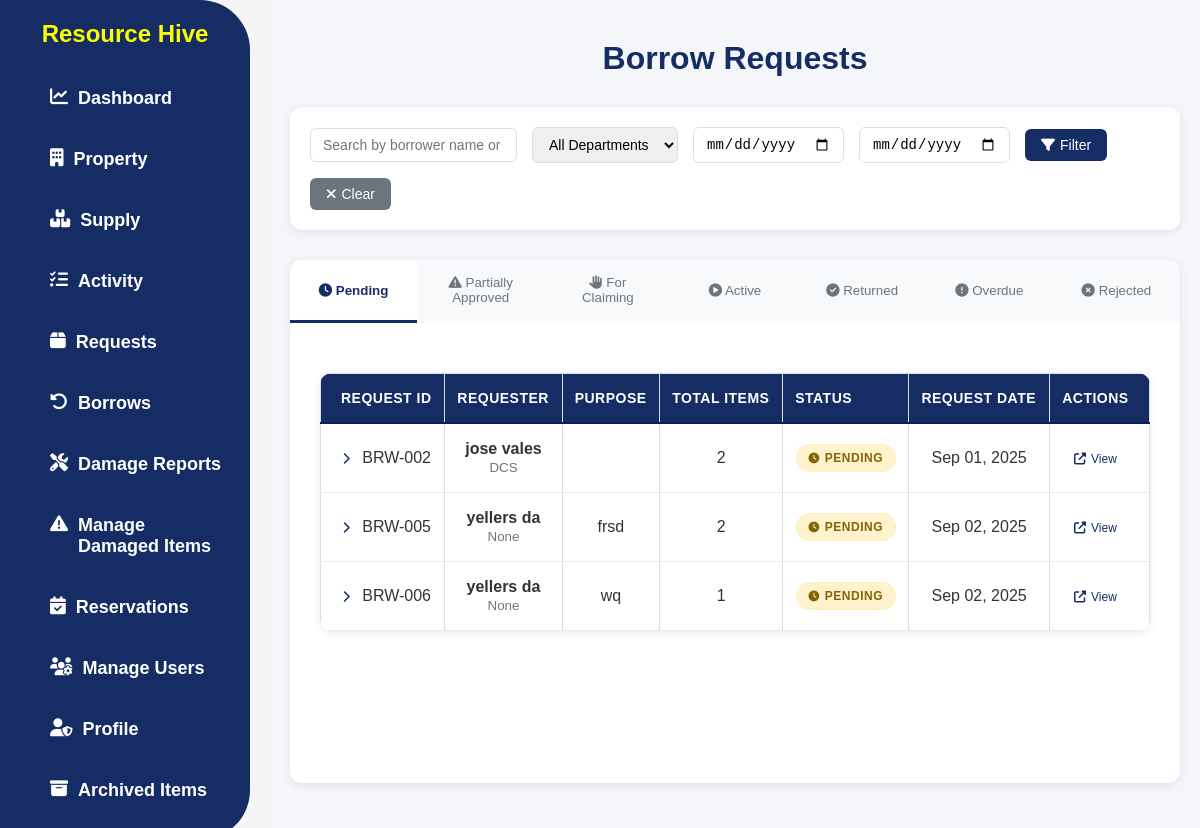
The app's page /my-borrow-requests/ (signed in), older data.
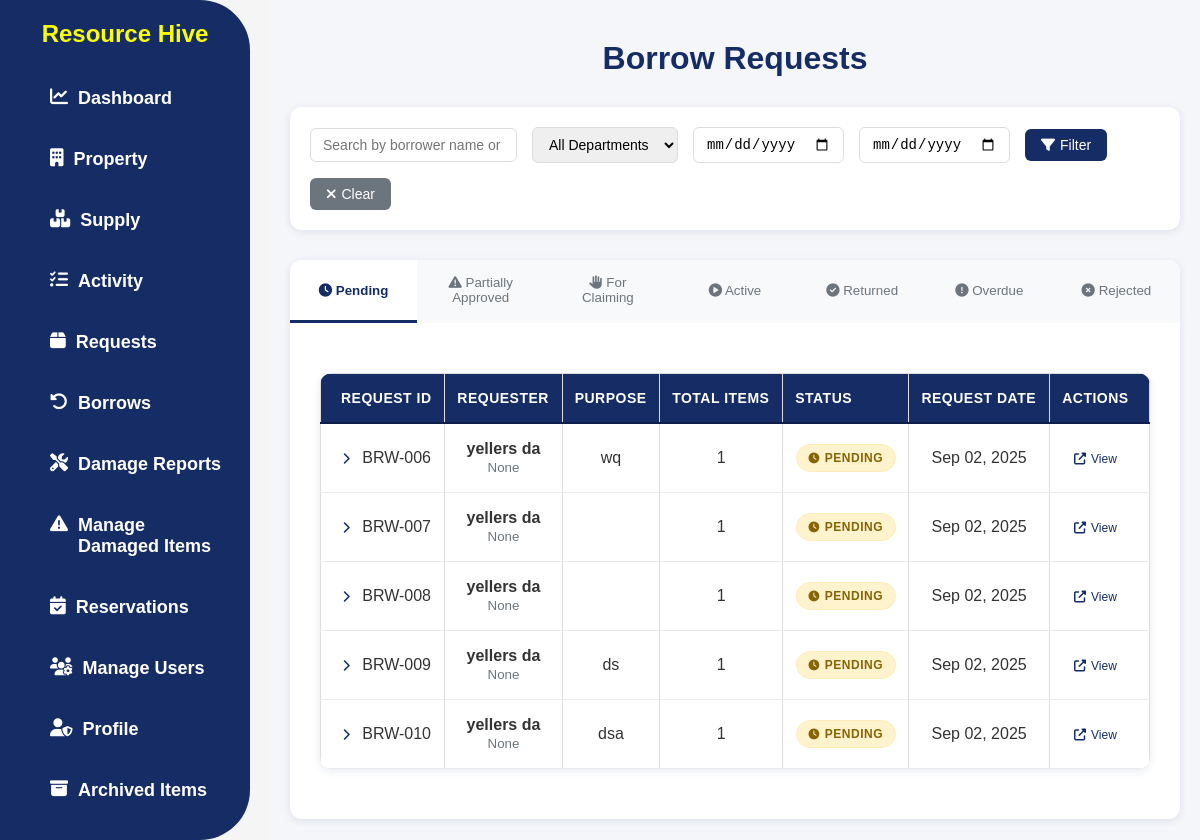
The same page, newer data.
### app/models.py (models this page shows, shortened)
class BorrowRequestBatch(models.Model):
    STATUS_CHOICES = [
        ('pending', 'Pending'),
        ('approved', 'Approved'),
        ('rejected', 'Rejected'),
        ('partially_approved', 'Partially Approved'),
        ('for_claiming', 'For Claiming'),
        ('active', 'Active'),
        ('returned', 'Returned'),
        ('overdue', 'Overdue'),
        ('completed', 'Completed'),
    ]
    user = models.ForeignKey(User, on_delete=models.CASCADE)
    request_date = models.DateTimeField(auto_now_add=True)
    purpose = models.TextField()
    status = models.CharField(max_length=20, choices=STATUS_CHOICES, default='pending')
    approved_date = models.DateTimeField(null=True, blank=True)
    claimed_date = models.DateTimeField(null=True, blank=True)
    returned_date = models.DateTimeField(null=True, blank=True)
    completed_date = models.DateTimeField(null=True, blank=True)
    claimed_by = models.ForeignKey(User, on_delete=models.SET_NULL, null=True, blank=True, related_name='claimed_borrow_requests')
    remarks = models.TextField(blank=True, null=True)
    class Meta:
        ordering = ['-request_date']
    @property
    def total_items(self):
        return self.items.count()
    @property
    def latest_return_date(self):
        return_dates = [item.return_date for item in self.items.all() if item.return_date]
        return max(return_dates) if return_dates else None
    def save(self, *args, **kwargs):
        is_new = self.pk is None
        try:
            old_instance = BorrowRequestBatch.objects.get(pk=self.pk)
            old_status = old_instance.status
        except BorrowRequestBatch.DoesNotExist:
            old_status = None
        super().save(*args, **kwargs)
        if old_status != self.status:
            if self.status == 'active':
                for item in self.items.filter(status='approved'):
                    item.property.quantity -= item.quantity
                    item.property.save()
                    item.status = 'active'
                    item.save()
                Notification.objects.create(
                    user=self.user,
                    message=f"Your borrow request batch #{self.id} is now active.",
                    remarks=f"Items have been claimed. Please return by: {self.latest_return_date}"
                )
            elif self.status == 'returned':
                for item in self.items.filter(status='active'):
                    item.property.quantity += item.quantity
                    item.property.save()
                    item.status = 'returned'
                    item.actual_return_date = timezone.now().date()
                    item.save()
                Notification.objects.create(
                    user=self.user,
                    message=f"Your borrow request batch #{self.id} has been marked as returned.",
                    remarks="Thank you for returning all items."
                )
    @classmethod
    def check_overdue_batches(cls):
        today = timezone.now().date()
        active_batches = cls.objects.filter(status='active')
        for batch in active_batches:
            overdue_items = batch.items.filter(
                status='active',
                return_date__lt=today
            )
            if overdue_items.exists():
                batch.status = 'overdue'
                batch.save()
                overdue_items.update(status='overdue')

class UserProfile(models.Model):
    user = models.OneToOneField(User, on_delete=models.CASCADE)
    ROLE_CHOICES = [
        ('ADMIN', 'ADMIN'),
        ('USER', 'USER'),
    ]
    role = models.CharField(max_length=20, choices=ROLE_CHOICES)
    department = models.ForeignKey(Department, on_delete=models.SET_NULL, null=True, blank=True)
    phone = models.CharField(max_length=20, blank=True, null=True)

class Department(models.Model):
    name = models.CharField(max_length=100, unique=True)
    def __str__(self):
        return self.name

### app/views.py (the view, shortened to what this page needs)
# urls.py: path('my-borrow-requests/', UserBorrowRequestBatchListView.as_view(), name='user_borrow_requests'),
class UserBorrowRequestBatchListView(LoginRequiredMixin, ListView):
    model = BorrowRequestBatch
    template_name = 'app/borrow_batch.html'
    context_object_name = 'batch_requests'
    paginate_by = 10
    def get_queryset(self):
        BorrowRequestBatch.check_overdue_batches()
        queryset = BorrowRequestBatch.objects \
            .select_related('user', 'user__userprofile', 'claimed_by') \
            .prefetch_related('items__property') \
            .order_by('request_date')
        if self.request.user.has_perm('app.view_admin_module'):
            return queryset
        else:
            return queryset.filter(user=self.request.user)
    def get_context_data(self, **kwargs):
        context = super().get_context_data(**kwargs)
        current_tab = self.request.GET.get('tab', 'pending')
        search_query = self.request.GET.get('search', '').strip()
        department_filter = self.request.GET.get('department', '')
        date_from = self.request.GET.get('date_from', '')
        date_to = self.request.GET.get('date_to', '')
        base_queryset = BorrowRequestBatch.objects.select_related('user', 'user__userprofile', 'user__userprofile__department').prefetch_related('items__property').order_by('request_date')
        if self.request.user.has_perm('app.view_admin_module'):
            pass  # No additional filtering needed
        else:
            base_queryset = base_queryset.filter(user=self.request.user)
        if department_filter:
            base_queryset = base_queryset.filter(user__userprofile__department__name=department_filter)
        if date_from:
            try:
                date_from_obj = datetime.strptime(date_from, '%Y-%m-%d').date()
                base_queryset = base_queryset.filter(request_date__date__gte=date_from_obj)
            except ValueError:
                pass
        if date_to:
            try:
                date_to_obj = datetime.strptime(date_to, '%Y-%m-%d').date()
                base_queryset = base_queryset.filter(request_date__date__lte=date_to_obj)
            except ValueError:
                pass
        pending_requests = base_queryset.filter(status='pending')
        partially_approved_requests = base_queryset.filter(status='partially_approved')
        for_claiming_requests = base_queryset.filter(status='for_claiming')
        active_requests = base_queryset.filter(status='active')
        returned_requests = base_queryset.filter(status='returned')
        overdue_requests = base_queryset.filter(status='overdue')
        rejected_requests = base_queryset.filter(status='rejected')
        paginator_pending = Paginator(pending_requests, self.paginate_by)
        paginator_partially_approved = Paginator(partially_approved_requests, self.paginate_by)
        paginator_for_claiming = Paginator(for_claiming_requests, self.paginate_by)
        paginator_active = Paginator(active_requests, self.paginate_by)
        paginator_returned = Paginator(returned_requests, self.paginate_by)
        paginator_overdue = Paginator(overdue_requests, self.paginate_by)
        paginator_rejected = Paginator(rejected_requests, self.paginate_by)
        page_pending = self.request.GET.get('pending_page', 1)
        page_partially_approved = self.request.GET.get('partially_approved_page', 1)
        page_for_claiming = self.request.GET.get('for_claiming_page', 1)
        page_active = self.request.GET.get('active_page', 1)
        page_returned = self.request.GET.get('returned_page', 1)
        page_overdue = self.request.GET.get('overdue_page', 1)
        page_rejected = self.request.GET.get('rejected_page', 1)
        context.update({
            'current_tab': current_tab,
            'pending_requests': paginator_pending.get_page(page_pending),
            'partially_approved_requests': paginator_partially_approved.get_page(page_partially_approved),
            'for_claiming_requests': paginator_for_claiming.get_page(page_for_claiming),
            'active_requests': paginator_active.get_page(page_active),
            'returned_requests': paginator_returned.get_page(page_returned),
            'overdue_requests': paginator_overdue.get_page(page_overdue),
            'rejected_requests': paginator_rejected.get_page(page_rejected),
            'search_query': search_query,
            'department_filter': department_filter,
            'date_from': date_from,
            'date_to': date_to,
            'departments': Department.objects.all(),
        })
        return context

### app/templates/app/borrow_batch.html (shortened to what the changed rows need)
{% load static %}
<!DOCTYPE html>
<html lang="en">
<head>
  <link rel="stylesheet" href="{% static 'css/style.css' %}" />
  <link rel="stylesheet" href="https://cdnjs.cloudflare.com/ajax/libs/font-awesome/6.4.2/css/all.min.css" />
</head>
<body>
  {% include 'app/navbar.html' %}
  <div class="requests-container">
    <h1 class="requests-title">Borrow Requests</h1>
    <div id="pending" class="tab-content {% if current_tab == 'pending' %}active{% endif %}">
      <div class="requests-table">
        <table>
          <thead>
            <tr>
              <th>Request ID</th>
              <th>Requester</th>
              <th>Purpose</th>
              <th>Total Items</th>
              <th>Status</th>
              <th>Request Date</th>
              <th>Actions</th>
            </tr>
          </thead>
          <tbody>
            {% for batch_request in pending_requests %}
            <tr class="expandable-row" data-request-id="{{ batch_request.id }}">
              <td>
                <i class="fas fa-chevron-right expand-icon" id="icon-{{ batch_request.id }}"></i>
                BRW-{{ batch_request.id|stringformat:"03d" }}
              </td>
              <td>
                <strong>
                  {% if batch_request.user.first_name or batch_request.user.last_name %}
                    {{ batch_request.user.first_name }} {{ batch_request.user.last_name }}
                  {% else %}
                    {{ batch_request.user.username }}
                  {% endif %}
                </strong>
                <br>
                <small class="text-muted">{{ batch_request.user.userprofile.department }}</small>
              </td>
              <td>{{ batch_request.purpose|truncatechars:50 }}</td>
              <td>{{ batch_request.total_items }}</td>
              <td>
                <span class="status-badge status-pending">
                  <i class="fas fa-clock"></i> {{ batch_request.get_status_display }}
                </span>
              </td>
              <td>{{ batch_request.request_date|date:"M d, Y" }}</td>
              <td>
                <a href="{% url 'borrow_batch_request_detail' batch_request.id %}" class="detail-link">
                  <i class="fas fa-external-link-alt"></i> View
                </a>
              </td>
            </tr>
            {% empty %}
            <tr>
              <td colspan="7" style="text-align: center; padding: 40px 20px; color: #6c757d; font-style: italic;">
                No pending requests found.
              </td>
            </tr>
            {% endfor %}
          </tbody>
        </table>
      </div>
    </div>
  </div>
</body>
</html>

Row changes from the older to the newer data that the page shows:
no longer on this page (row edited): BorrowRequestBatch: id "002", user.first_name "jose", user.last_name "vales", user.userprofile.department "DCS", total_items "2", status "PENDING", request_date "Sep 01, 2025"
no longer on this page (row edited): BorrowRequestBatch: id "005", user.first_name "yellers", user.last_name "da", user.userprofile.department "None", purpose "frsd", total_items "2", status "PENDING", request_date "Sep 02, 2025"
added BorrowRequestBatch: id "007", user.first_name "yellers", user.last_name "da", user.userprofile.department "None", total_items "1", status "PENDING", request_date "Sep 02, 2025"
added BorrowRequestBatch: id "008", user.first_name "yellers", user.last_name "da", user.userprofile.department "None", total_items "1", status "PENDING", request_date "Sep 02, 2025"
added BorrowRequestBatch: id "009", user.first_name "yellers", user.last_name "da", user.userprofile.department "None", purpose "ds", total_items "1", status "PENDING", request_date "Sep 02, 2025"
added BorrowRequestBatch: id "010", user.first_name "yellers", user.last_name "da", user.userprofile.department "None", purpose "dsa", total_items "1", status "PENDING", request_date "Sep 02, 2025"
